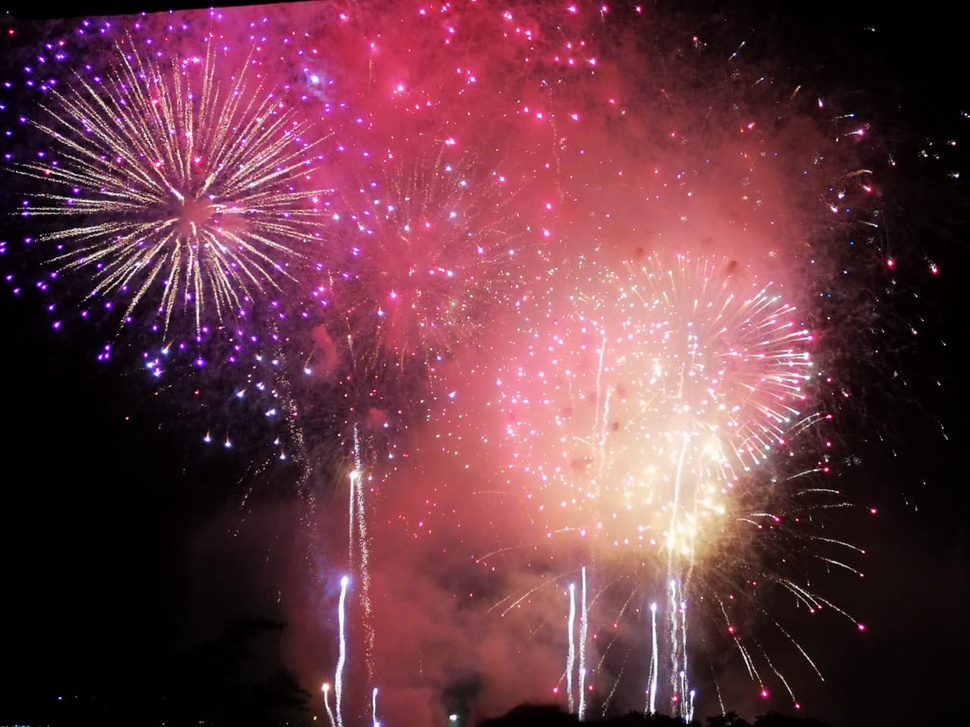
#> input picture images/fireworks.jpeg, 970 x 727 px, shrunk from 1280 x 960 before the run, found by its file name
$ jupyter execute 'Structural Similarity MSE.ipynb'
#> lines starting #> are read from the running program, lines starting #| are printed output that depends on the picture
[cell 1]
import cv2
import numpy as np
from matplotlib import pyplot as plt
from skimage.metrics import structural_similarity

# Define our imshow function
def imshow(title = "Image", image = None, size = 8):
    w, h = image.shape[0], image.shape[1]
    aspect_ratio = w/h
    plt.figure(figsize=(size * aspect_ratio,size))
    plt.imshow(cv2.cvtColor(image, cv2.COLOR_BGR2RGB))
    plt.title(title)
    plt.show()

[cell 2]
def mse(image1, image2):
	# Images must be of the same dimension
	error = np.sum((image1.astype("float") - image2.astype("float")) ** 2)
	error /= float(image1.shape[0] * image1.shape[1])

	return error

[cell 3]
fireworks1 = cv2.imread('../images/images/fireworks.jpeg')
#> fireworks1 is the input picture: shape (727, 970, 3); mean B, G, R 68.2, 56.8, 105.7
fireworks2 = cv2.imread('../images/images/fireworks2.jpeg')
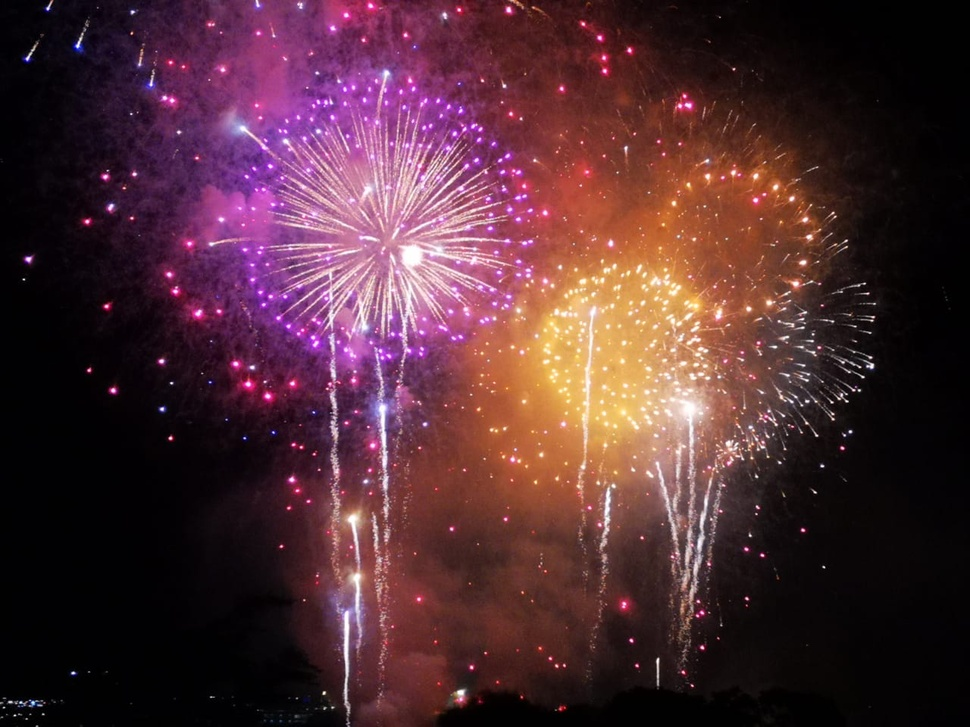
#> input picture images/fireworks2.jpeg, 970 x 727 px, shrunk from 1280 x 960 before the run, found by its file name
#> fireworks2 is the input picture: shape (727, 970, 3); mean B, G, R 51.8, 44.5, 79.4

M = np.ones(fireworks1.shape, dtype = "uint8") * 100
fireworks1b = cv2.add(fireworks1, M)
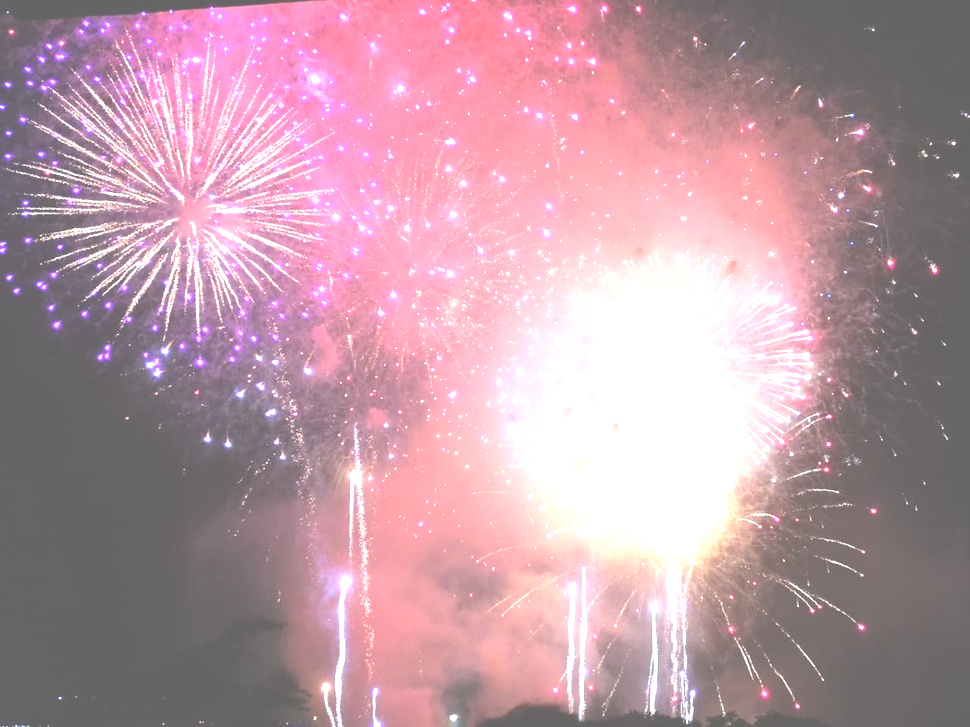
#> fireworks1b: shape (727, 970, 3); mean B, G, R 164.7, 153.4, 188.8

imshow("fireworks 1", fireworks1)
imshow("Increasing Brightness", fireworks1b)
imshow("fireworks 2", fireworks2)

[cell 4]
def compare(image1, image2):
  image1 = cv2.cvtColor(image1, cv2.COLOR_BGR2GRAY)
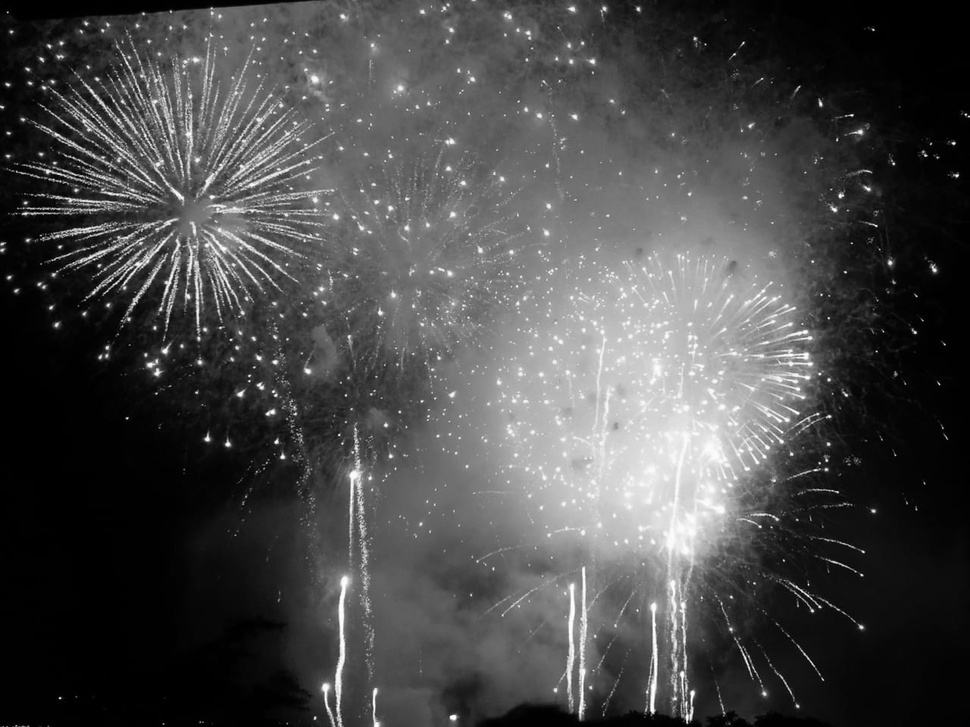
#> image1: shape (727, 970); min 0, max 255, mean 72.7
  image2 = cv2.cvtColor(image2, cv2.COLOR_BGR2GRAY)
  print('MSE = {:.2f}'.format(mse(image1, image2)))
#> in mse, `error = np.sum((image1.astype("float") - image2.astype("float")) ** 2)`: error = 0
#| MSE = 0.00
  print('SS = {:.2f}'.format(structural_similarity(image1, image2)))
#| SS = 1.00

[cell 5]
compare(fireworks1, fireworks1)

[cell 6]
compare(fireworks1, fireworks1b)
#> in compare (call 2), `image2 = cv2.cvtColor(image2, cv2.COLOR_BGR2GRAY)`:
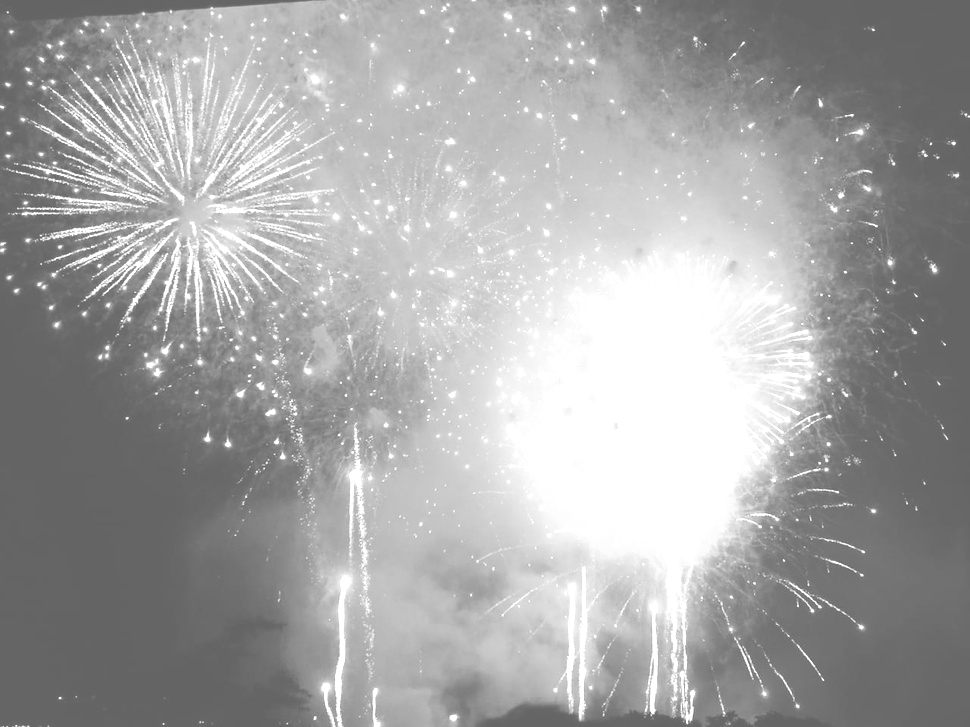
#> image2: shape (727, 970); min 100, max 255, mean 165.3
#| MSE = 8819.79
#| SS = 0.51

[cell 7]
compare(fireworks1, fireworks2)
#> in compare (call 3), `image2 = cv2.cvtColor(image2, cv2.COLOR_BGR2GRAY)`:
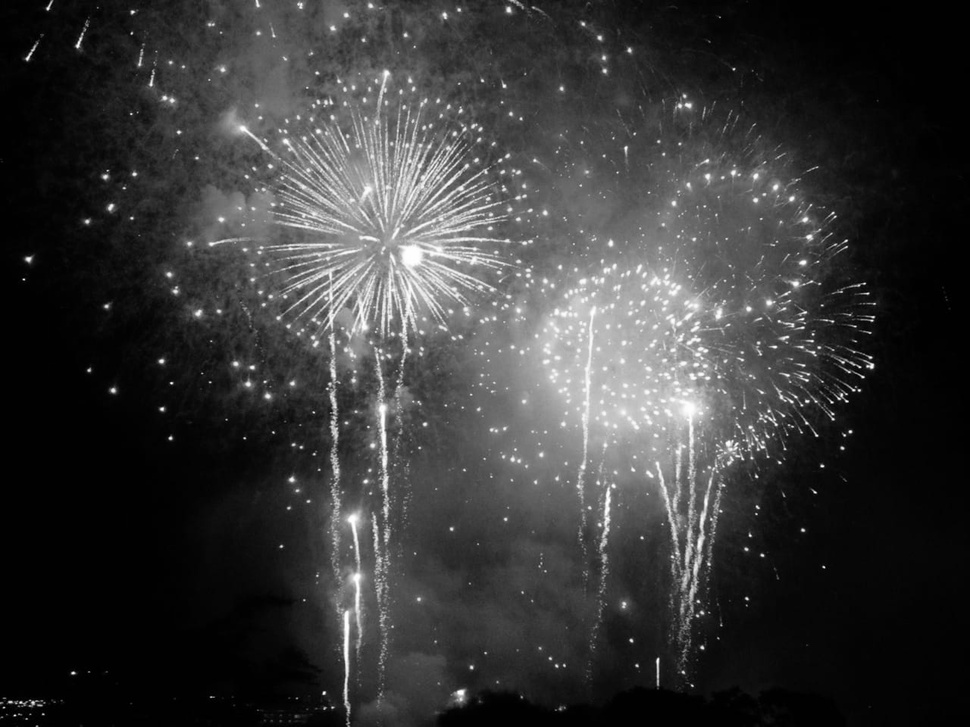
#> image2: shape (727, 970); min 0, max 255, mean 55.8
#| MSE = 2104.30
#| SS = 0.44

[cell 8]
compare(fireworks1b, fireworks2)
#| MSE = 13430.69
#| SS = 0.16
